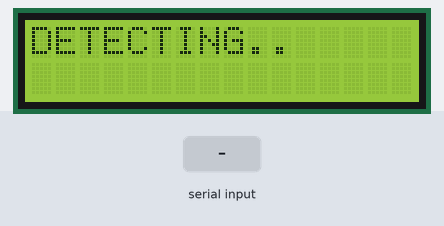
Simulated run of this sketch. Board: Arduino Uno, built with avr-gcc and run on an emulated ATmega328P. Parts: 16×2 character LCD. Inputs (shaded band) come from the test bench. What the sketch prints to the serial monitor is not drawn.

Above: at 3.2 s.
3.3 s: "B" received over the second serial link
At 4.7 s:
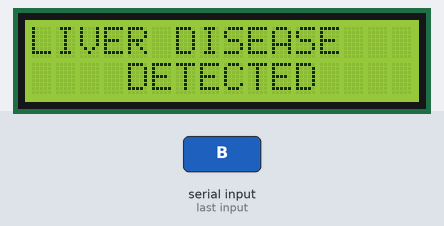
5.1 s: "A" received over the second serial link
At 8.9 s:
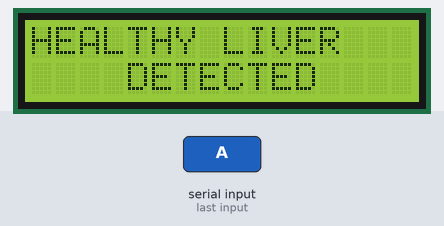
Timing chart, 0 to 10.4 s (numbered marks = the images above; inputs shaded):
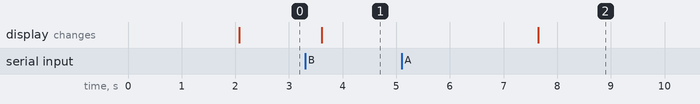

The sketch:

FYP.ino
```cpp
#include<LiquidCrystal.h>
LiquidCrystal lcd(13, 12, 11, 10, 9, 8);
#include<SoftwareSerial.h>
SoftwareSerial iot(2, 3);
void setup() {
  lcd.begin(16, 2);
  iot.begin(9600);
  Serial.begin(9600);
  lcd.setCursor(0 , 0);
  lcd.print("LIVER DISEASE");
  lcd.setCursor(4,1);
  lcd.print("DETECTION");
  delay(2000);
}

void loop() {
  // put your main code here, to run repeatedly:
  lcd.clear();
  lcd.setCursor(0, 0);
  lcd.print("DETECTING..");

  while (iot.available() > 0)
  {
    char c = (char)iot.read();
    if (c == 'B')
    {
      lcd.clear();
      lcd.setCursor(0, 0);
      lcd.print("LIVER DISEASE");
      lcd.setCursor(4,1);
      lcd.print("DETECTED");
      iott("*LIVER DISEASE DETECTED#");
      send_sms("7358331932", "LIVER DISEASE DETECTED");
    }
    if (c == 'A')
    {
      lcd.clear();
      lcd.setCursor(0, 0);
      lcd.print("HEALTHY LIVER");
      lcd.setCursor(4,1);
      lcd.print("DETECTED");
      iott("*HEALTHY LIVER DETECTED#");
      send_sms("7358331932", "HEALTHY LIVER DETECTED");
    }
  }
  delay(500);
}

void send_sms(String number, String text)
{
  Serial.println("AT");
  delay(1000);
  Serial.println("AT+CMGF=1");
  delay(1000);
  Serial.println("AT+CMGS=\"+91" + String(number) + "\"\r");
  delay(1000);
  Serial.println(text);
  delay(1000);
  Serial.println(char(26));
}
void iott(String data)
{
  for (int i = 0; i < data.length(); i++)
  {
    iot.write(data[i]);
  }
}
```

Measured:
- after the input at 3.3 s, the display: changes after 0.31 s (image 1)
- after the input at 5.1 s, the display: changes after 2.5 s (image 2)
